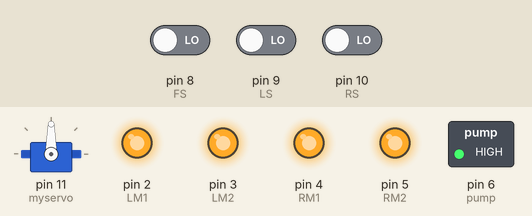
This sketch was run on a simulated Arduino Uno, built with avr-gcc and run on an emulated ATmega328P. On the bench: servo, switched loads named in the sketch (green lamp = pin HIGH), output pins drawn as LEDs (lit = HIGH). Inputs (shaded band) come from the test bench; at power-on: pin 8 (FS) LOW, pin 9 (LS) LOW, pin 10 (RS) LOW.

Above: at 3.8 s.
6.7 s: pin 8 (FS) driven HIGH
At 9.6 s:
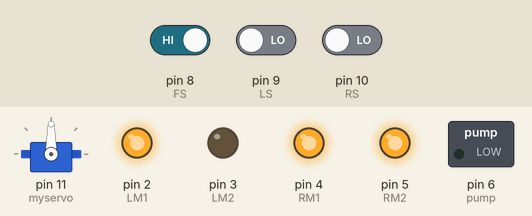
10.5 s: pin 9 (LS) driven HIGH
At 11.0 s:
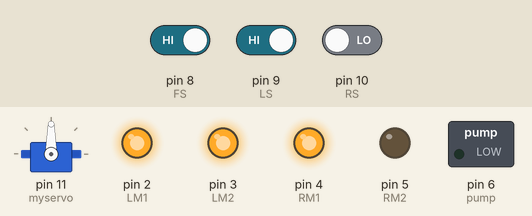
14.3 s: pin 9 (LS) driven LOW
At 15.2 s:
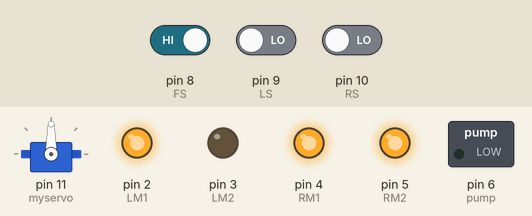
18.1 s: pin 9 (LS) driven HIGH and pin 10 (RS) driven HIGH
At 19.2 s:
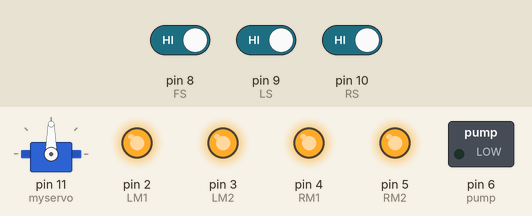
21.9 s: pin 10 (RS) driven LOW
At 23.4 s:
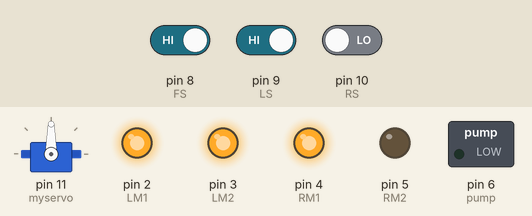
Timing chart, 0 to 24.9 s (numbered marks = the images above; inputs shaded):
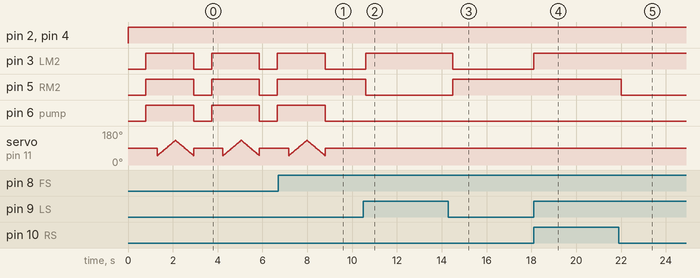

The sketch:

Kuwar_Code.ino
```cpp
#include <Servo.h>
Servo myservo;

int pos = 0;
boolean fire = false;

#define LS 9      // left sensor
#define RS 10      // right sensor
#define FS 8 //forward sensor

#define LM1 2       // left motor
#define LM2 3       // left motor
#define RM1 4       // right motor
#define RM2 5       // right motor
#define pump 6
void setup()
{
 pinMode(LS, INPUT);
  pinMode(RS, INPUT);
  pinMode(FS, INPUT);
  pinMode(LM1, OUTPUT);
  pinMode(LM2, OUTPUT);
  pinMode(RM1, OUTPUT);
  pinMode(RM2, OUTPUT);
  pinMode(pump, OUTPUT);

  myservo.attach(11);
  myservo.write(90);
}
void fire_ex()
{
 delay (500);

    digitalWrite(LM1, HIGH);
    digitalWrite(LM2, HIGH);
    digitalWrite(RM1, HIGH);
    digitalWrite(RM2, HIGH);

   digitalWrite(pump, HIGH); delay(500);

    for (pos = 50; pos <= 130; pos += 1) {
    myservo.write(pos);
    delay(10);
  }
  for (pos = 130; pos >= 50; pos -= 1) {
    myservo.write(pos);
    delay(10);
  }

  digitalWrite(pump,LOW);
  myservo.write(90);

  fire=false;
}
void loop()
{
        myservo.write(90);
if (digitalRead(LS) ==1 && digitalRead(RS)==1 && digitalRead(FS) ==1) //no fire
{
//Do not move
digitalWrite(LM1, HIGH);
digitalWrite(LM2, HIGH);
digitalWrite(RM1, HIGH);
digitalWrite(RM2, HIGH);
}
else if (digitalRead(FS) ==0) //straight
{
//Move the robot forward
digitalWrite(LM1, HIGH);
digitalWrite(LM2, LOW);
digitalWrite(RM1, HIGH);
digitalWrite(RM2, LOW);
fire = true;
}
else if (digitalRead(LS) ==0) //left
{
//Move the robot left
digitalWrite(LM1, HIGH);
digitalWrite(LM2, LOW);
digitalWrite(RM1, HIGH);
digitalWrite(RM2, HIGH);
}
else if (digitalRead(RS) ==0) // right
{
//Move the robot right
digitalWrite(LM1, HIGH);
digitalWrite(LM2, HIGH);
digitalWrite(RM1, HIGH);
digitalWrite(RM2, LOW);
}
delay(300); //Slow down the speed of robot
while (fire == true)
{
fire_ex();
}
}
```

Measured:
- after the input at 6.7 s, pin 3 (LM2), pin 6 (pump): goes on until 8.8 s, then stays LOW; pin 5 (RM2): stays HIGH (without the input it goes to LOW after 2.1 s)
- after the input at 10.5 s, pin 3 (LM2): LOW → HIGH after 0.10 s; pin 5 (RM2): HIGH → LOW after 0.10 s
- after the input at 14.3 s, pin 3 (LM2): HIGH → LOW after 0.20 s; pin 5 (RM2): LOW → HIGH after 0.20 s
- after the input at 18.1 s, pin 3 (LM2): LOW → HIGH at once
- after the input at 21.9 s, pin 5 (RM2): HIGH → LOW after 0.10 s
- by itself, pin 3 (LM2), pin 5 (RM2), pin 6 (pump): alternates HIGH for 2.1 s and LOW for 0.80 s
